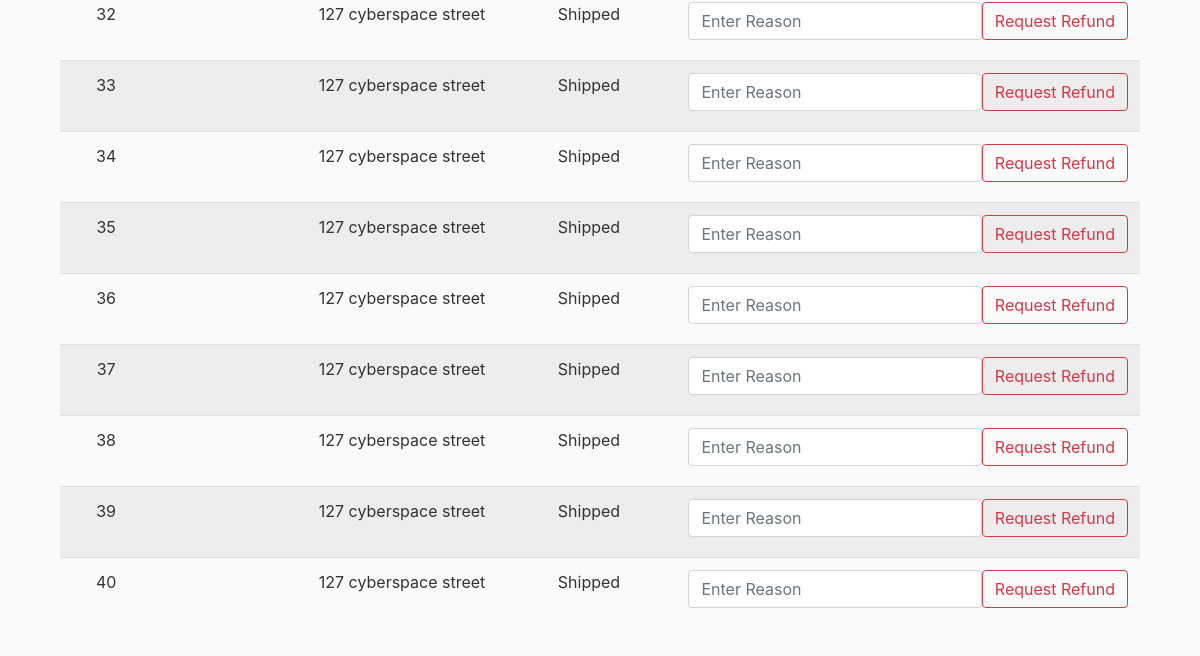
The page /buyerorders/ (signed in, lower part) on the database as committed earlier.
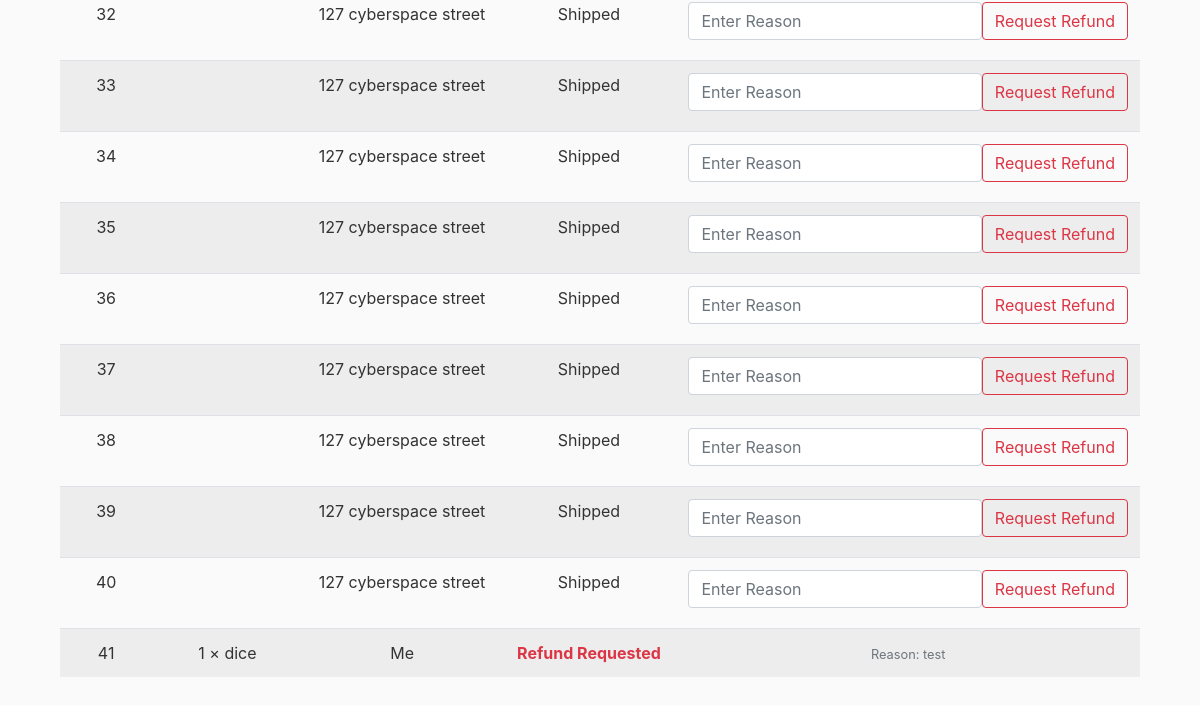
The same page on the database as committed later.
### store/models.py (models this page shows, shortened)
class Product(models.Model):
    seller = models.ForeignKey(Seller, on_delete=models.CASCADE)
    name = models.CharField(max_length=100)
    description = models.TextField(blank=True)
    price = models.DecimalField(max_digits=8, decimal_places=2)
    color = models.CharField(max_length=30, default="N/A", db_index=True)
    material = models.CharField(max_length=30, default="N/A", db_index=True)
    dice_type = models.CharField(max_length=30, default="N/A", db_index=True)
    stock = models.PositiveIntegerField(default=0)
    image = models.ImageField(upload_to='product_images/', blank=True)
    created_at = models.DateTimeField(default=timezone.now)
    status = models.IntegerField(default=0)
    is_reported = models.BooleanField(default=False)
    report_confirmed = models.BooleanField(default=False)

class Order(models.Model):
    buyer = models.ForeignKey(Buyer, on_delete=models.CASCADE)
    created_at = models.DateTimeField(default=timezone.now)
    address = models.CharField(max_length=100, blank=True, null=True)
    payment = models.CharField(max_length=50, blank=True, null=True)
    total = models.DecimalField(max_digits=10, decimal_places=2, default=0)

class OrderItem(models.Model):
    order = models.ForeignKey(Order, on_delete=models.CASCADE, related_name='items')
    product = models.ForeignKey(Product, on_delete=models.CASCADE)
    quantity = models.PositiveIntegerField(default=1)
    is_shipped = models.BooleanField(default=False)
    is_refunded = models.BooleanField(default=False)
    refund_reason = models.CharField(max_length=255, default="Buyer refunded the order.")

### shop/views.py (the view)
# urls.py: path('buyerorders/', views.buyerorders, name='shop-buyerorders'),
@login_required
def buyerorders(request):
    if request.user.profile.role != request.user.profile.ROLE_BUYER:
        return HttpResponseForbidden("You do not have permission to view this page.")
    buyer = Buyer.objects.get(user=request.user)
    buyer_orders = Order.objects.filter(buyer=buyer)
    orders = []
    for order in buyer_orders:
        items = [
            {"id": item.product.id, "name": item.product.name, "quantity": item.quantity}
            for item in order.items.all()
        ]
        orders.append({
            "id": order.id,
            "items": items,
            "address": order.address,
            "is_shipped": all(i.is_shipped for i in order.items.all()),
            "is_refunded": any(i.is_refunded for i in order.items.all()),
            "refund_reason": next((i.refund_reason for i in order.items.all() if i.is_refunded), None),
        })
    return render(request, 'shop/buyerorders.html', {'orders': orders})

### shop/templates/shop/buyerorders.html (shortened to what this page needs)
{% extends "shop/base.html" %}
{% block content %}
<div class="container mt-5">
  <table class="table table-striped text-center shadow-sm">
    <tbody>
      {% for order in orders %}
      <tr>
        <td>{{ order.id }}</td>
        <td>
          {% for item in order.items %}
            {{ item.quantity }} × {{ item.name }}<br>
          {% endfor %}
        </td>
        <td>{{ order.address }}</td>
        <td>
          {% if order.is_refunded %}
            <span class="text-danger font-weight-bold">Refund Requested</span>
          {% elif order.is_shipped %}
            Shipped
          {% else %}
            Not Yet Shipped
          {% endif %}
        </td>
          {% if not order.is_refunded %}
        <td>
          <form method="post" action="{% url 'refund_order' order.id %}" class="d-flex align-items-center">
            <input
              type="text"
              name="reason"
              class="form-control mb-2"
              placeholder="Enter Reason"
              required>
            <button
              class="btn btn-outline-danger mb-2"
              type="submit">
              Request Refund
            </button>
          </form>
        </td>
          {% else %}
        <td>
            <small class="text-muted">Reason: {{ order.refund_reason }}</small>
        </td>
          {% endif %}
      </tr>
      {% empty %}
        <tr><td colspan="5" class="text-muted">No orders found.</td></tr>
      {% endfor %}
    </tbody>
  </table>
</div>
{% endblock %}

Rows that differ between the two databases and show on the page:
added Product: name "dice"
added Order: address "Me"
added OrderItem: refund_reason "test"
Other text that changed with them:
new list line: "41 1 × Refund Requested Reason:"
